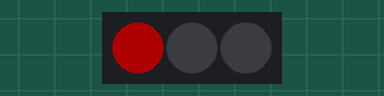
The sketch below on a simulated Arduino Uno, built with avr-gcc and run on an emulated ATmega328P. Parts: 3 RGB LEDs in strip order, left to right. Dim RGB values are drawn brighter than linear.

Above: at 0.12 s.
At 1.37 s:
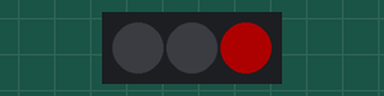
At 2.62 s:
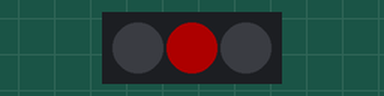
Timing chart, 0 to 3.0 s (numbered marks = the images above):
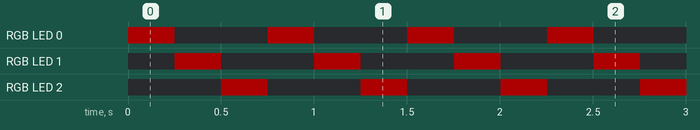

Measured:
- by itself, RGB LED 0–2: alternates RGB(50, 0, 0) for 0.25 s and off for 0.50 s
- by itself, everything shown: repeats every 0.75 s, in 3 steps

The sketch:

chaser.ino
```cpp
#include <Adafruit_NeoPixel.h> // include neopixel library

int PIN = 12; // Which pin on the Arduino is connected to the NeoPixels?
int NUMPIXELS = 3; // How many NeoPixels are attached to the Arduino?

// When we setup the NeoPixel library, we tell it how many pixels, and which pin to use to send signals.
Adafruit_NeoPixel pixels = Adafruit_NeoPixel(NUMPIXELS, PIN, NEO_GRB + NEO_KHZ800);

// runs when you turn on the Flora
void setup() {
  pixels.begin(); // This initializes the NeoPixel library.
}

void loop() {

  pixels.setPixelColor(0, pixels.Color(50,0,0));
  pixels.setPixelColor(1, pixels.Color(0,0,0));
  pixels.setPixelColor(2, pixels.Color(0,0,0));

  pixels.show();
  delay(250);

  pixels.setPixelColor(0, pixels.Color(0,0,0));
  pixels.setPixelColor(1, pixels.Color(50,0,0));
  pixels.setPixelColor(2, pixels.Color(0,0,0));

  pixels.show();
  delay(250);

  pixels.setPixelColor(0, pixels.Color(0,0,0));
  pixels.setPixelColor(1, pixels.Color(0,0,0));
  pixels.setPixelColor(2, pixels.Color(50,0,0));

  pixels.show();
  delay(250);

}
```
